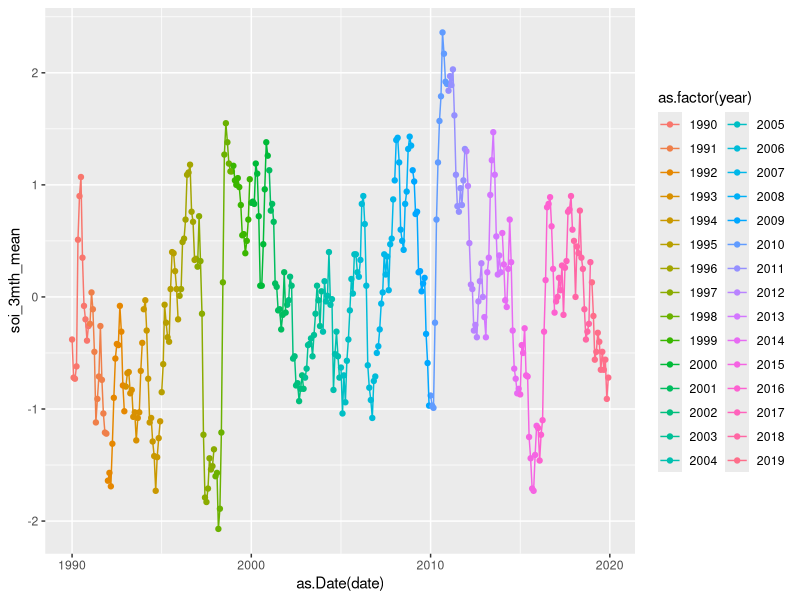
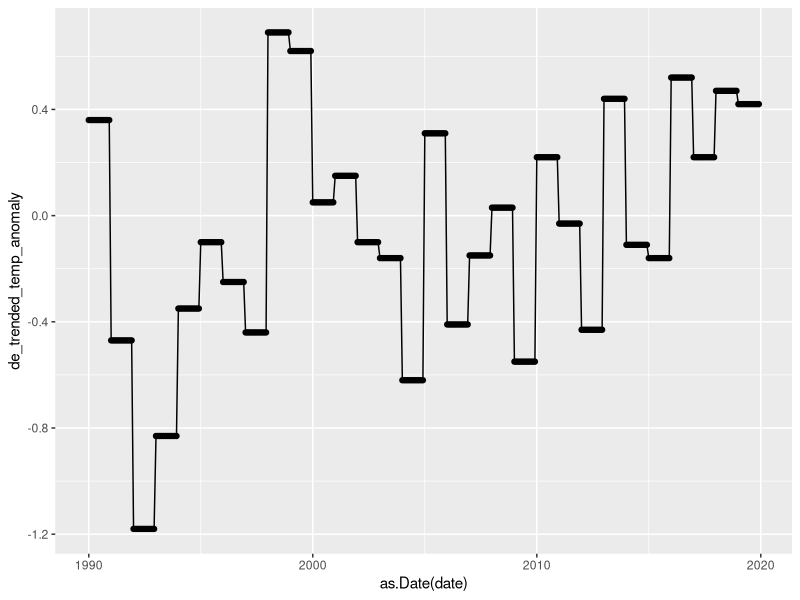
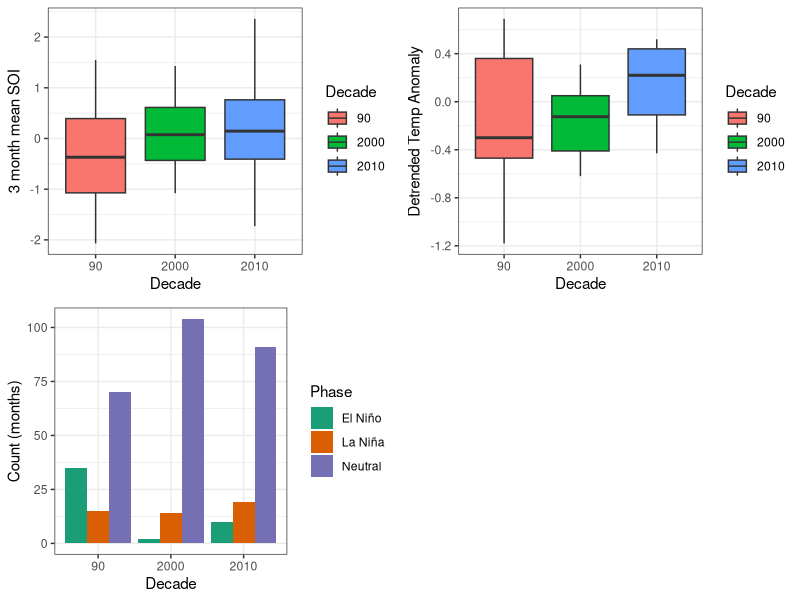
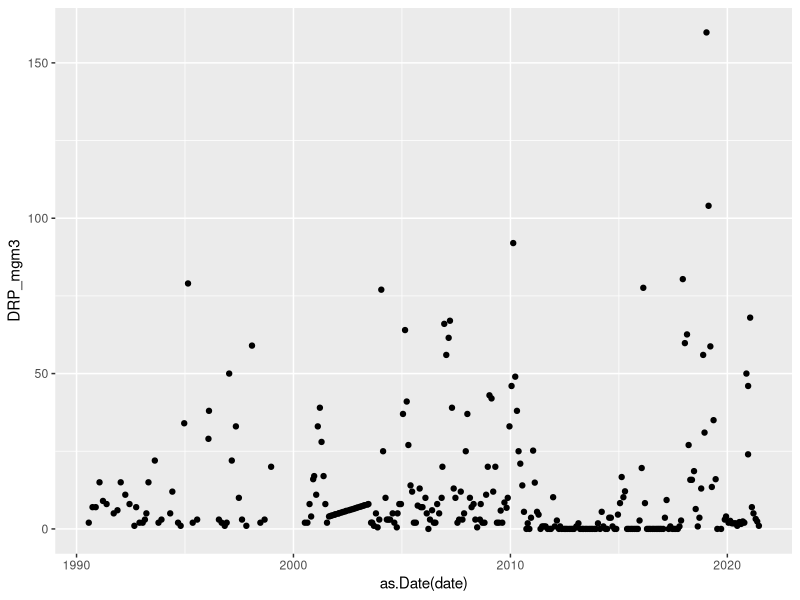

These charts were generated, in order, by the following R code:
# driver analysis for 90's data at Rotoehu
library(tidyverse)
library(lubridate)
library(ggpubr)
library(readxl)

# tli
tli <- read.csv('./data/processed_data/90s_data/tli_rotoehu.csv')

getDecade <- function(year) {
  year <- ifelse(year<2000, year-1900, year)
  decade <- floor(year/10) * 10
  return (decade)
}

################################################################################
# met
met <- read.csv('./data/processed_data/Rotoehu_met_summaries_1980_2022.csv')
### convert to hydroyear
yr_to_hydro_yr <- function(data){ # data = dataframe with 'date' column in as.POSIXct() format
  data$hydroyear <- data$date+(184*60*60*24)
  data$hydroyear <- format(data$hydroyear,"%Y")
  data$hydroyear <- as.numeric(data$hydroyear)
  data$hydroyear_label <- paste(data$hydroyear-1, data$hydroyear, sep = "-")
  return(data)
}
met$date <- paste0(met$year, "-", met$month, "-01")
met$date <- as.POSIXct(met$date)
met <- yr_to_hydro_yr(met)
met$decade <- getDecade(met$year)

# select most "important" met variables
met <- met %>% 
  select(year, hydroyear, month, decade, everything(), -hydroyear_label, -date)

met_long <- met %>% 
  filter(decade!='2020' & decade!='80') %>% 
  pivot_longer(air_temp_min:windspeed_max, names_to = 'variable', values_to = 'value')

df <- left_join(tli, met, by = c('hydroyear', 'month'))
df <- df %>% 
  select(date, hydroyear, hydroyear_label, month, decade, tli_annual, tli_monthly, everything(), -year)
################################################################################
# climate indices
soi <- read.csv('./data/raw_data/soi-rolling-average-1990-2022-and-temperature-anomaly-1990-2020.csv')
soi <- soi %>% 
  mutate(month = ifelse(month < 10, paste0("0", month), month))
soi$date <- paste0(soi$year, "-", soi$month, "-01")
soi$date <- ymd(soi$date)
soi$decade <- getDecade(soi$year)
soi <- soi %>% filter(decade!='2020' & decade!='80') 
soi$date <- as.POSIXct(soi$date)
soi <- yr_to_hydro_yr(soi)
soi$month <- as.integer(soi$month)

ggplot(soi, aes(x = as.Date(date), y = soi_3mth_mean, color = as.factor(year))) +
  geom_point() +
  geom_line()

ggplot(soi, aes(x = as.Date(date), y = de_trended_temp_anomaly)) +
  geom_point() +
  geom_line()

soi <- soi %>% select(-date)

a <- ggplot(soi, aes(x = as.factor(decade), y = soi_3mth_mean, fill = as.factor(decade))) +
  geom_boxplot() +
  theme_bw() +
  labs(fill = 'Decade') +
  xlab('Decade') +
  ylab('3 month mean SOI')

b <- ggplot(soi, aes(x = as.factor(decade), y = de_trended_temp_anomaly, fill = as.factor(decade))) +
  geom_boxplot() +
  theme_bw() +
  labs(fill = 'Decade') +
  xlab('Decade') +
  ylab('Detrended Temp Anomaly')

c <- ggplot(soi, aes(fill = soi_phase, x = as.factor(decade))) +
  geom_bar(position = 'dodge') +
  scale_fill_brewer(palette = 'Dark2') +
  ylab('Count (months)') +
  xlab('Decade') +
  labs(fill = 'Phase') +
  theme_bw()
ggarrange(a, b, c)

df <- left_join(df, soi, by = c('hydroyear', 'month', 'decade', 'hydroyear_label'))

#################################################################################
# temp and thermal stratification metrics
temp <- read.csv('./data/processed_data/90s_data/temp_metrics_rotoehu_90s.csv')
temp <- temp %>% 
  select(-X) %>% 
  mutate(month = month(date)) 
temp$date <- as.POSIXct(temp$date)
temp <- yr_to_hydro_yr(temp)
temp$month <- as.integer(temp$month)
temp <- temp %>% select(-date, -hydroyear_label) %>% 
  distinct(hydroyear, month, .keep_all = TRUE)

df <- left_join(df, temp, by = c('hydroyear', 'month'))

#################################################################################
# lake level
lvl <- read_excel('./data/raw_data/EDS-686238-HL143688-Entire Record.xlsx', skip = 5)
lvl <- na.omit(lvl)
colnames(lvl) <- c('date', 'end', 'avg_level_m')
lvl$avg_level_m <- as.numeric(lvl$avg_level_m)
lvl <- lvl %>% select(-end)
lvl$date <- as.POSIXct(lvl$date)
lvl <- yr_to_hydro_yr(lvl)
lvl$month <- month(lvl$date)
#lvl <- lvl %>% select(-date)

lvl <- lvl %>% 
  group_by(month) %>% 
  mutate(monthly_avg_level_m = mean(avg_level_m, na.rm = TRUE))
df$date <- as.Date(df$date)
lvl$date <- as.Date(lvl$date)

df <- left_join(df, lvl, by = c('date', 'hydroyear', 'hydroyear_label', 'month'))

# land cover (only starts in 1996)?

#################################################################################
# bottom nutrients from Lake_Rotoehu
nuts <- read_excel('./data/raw_data/Rotoehu_1990_1999_PaulScholes.xlsx')
nuts$Date <- as.POSIXct(nuts$Date)
nuts <- nuts %>% 
  rename(date = Date,
         depth_m = DepthFrom) %>% 
  select(date, depth_m, Unit, Results) %>% 
  filter(depth_m > 6.75) 
nuts_long <- nuts %>% 
  pivot_wider(names_from = 'Unit', values_from = 'Results') %>% 
  select(date, depth_m, `DRP (mg/m3)`, `NH4-N (mg/m3)`) %>% 
  rename(DRP_mgm3 = `DRP (mg/m3)`,
         NH4_mgm3 = `NH4-N (mg/m3)`) %>% 
  mutate(month = month(date)) 
nuts_long <- yr_to_hydro_yr(nuts_long)
nuts_long <- nuts_long %>% 
  distinct(month, hydroyear, .keep_all = TRUE) %>% 
  select(-depth_m)

nuts_2000s <- read.csv("./data/processed_data/rotoehu_waterquality_2000_2021.csv")
nuts_2000s$date <- as.POSIXct(nuts_2000s$date)
nuts_2000s <- nuts_2000s %>% 
  select(date, bottom_DRP_ugL, bottom_NH4_ugL) %>% 
  mutate(month = month(date)) %>% 
  rename(DRP_mgm3 = bottom_DRP_ugL,
         NH4_mgm3 = bottom_NH4_ugL)
nuts_2000s <- yr_to_hydro_yr(nuts_2000s)

nuts_all <- rbind(nuts_long, nuts_2000s)
nuts_all <- na.omit(nuts_all)

ggplot(nuts_all, aes(x = as.Date(date), y = DRP_mgm3)) +
  geom_point()

nuts_all <- nuts_all %>% select(-date)

df <- left_join(df, nuts_all, by = c('hydroyear', 'hydroyear_label', 'month'))

#################################################################################
df <- df %>% 
  distinct(hydroyear, month, .keep_all = TRUE)
write.csv(df, './data/processed_data/90s_data/rotoehu_tli_drivers_1990_2021.csv', row.names = FALSE)


